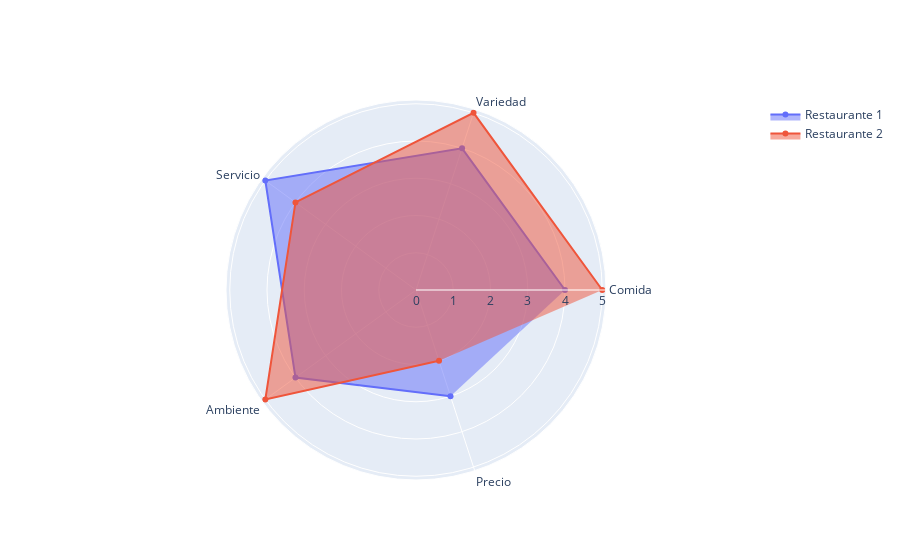

Here is the notebook cell this chart was saved with:
### Code cell
import pandas as pd
import plotly.graph_objects as go

# Load the data
df = pd.read_csv('../../../data/restaurantes.csv')
df 

categories = df.columns.values[1:]

fig = go.Figure()

# Add traces
fig.add_trace(
    go.Scatterpolar(
        r=df.iloc[0, 1:],
        theta=categories,
        fill='toself',
        name='Restaurante 1'
    )
)

fig.add_trace(
    go.Scatterpolar(
        r=df.iloc[1, 1:],
        theta=categories,
        fill='toself',
        name='Restaurante 2'
    )
)

fig.show()

### Figure 1 — Plotly figure (JSON) as saved in the notebook; plotly's stock layout.template omitted (floating-point values rounded to 4 significant figures)
{"data": [{"fill": "toself", "name": "Restaurante 1", "r": [4, 4, 5, 4, 3], "theta": ["Comida", "Variedad", "Servicio", "Ambiente", "Precio"], "type": "scatterpolar"}, {"fill": "toself", "name": "Restaurante 2", "r": [5, 5, 4, 5, 2], "theta": ["Comida", "Variedad", "Servicio", "Ambiente", "Precio"], "type": "scatterpolar"}], "layout": {}}
